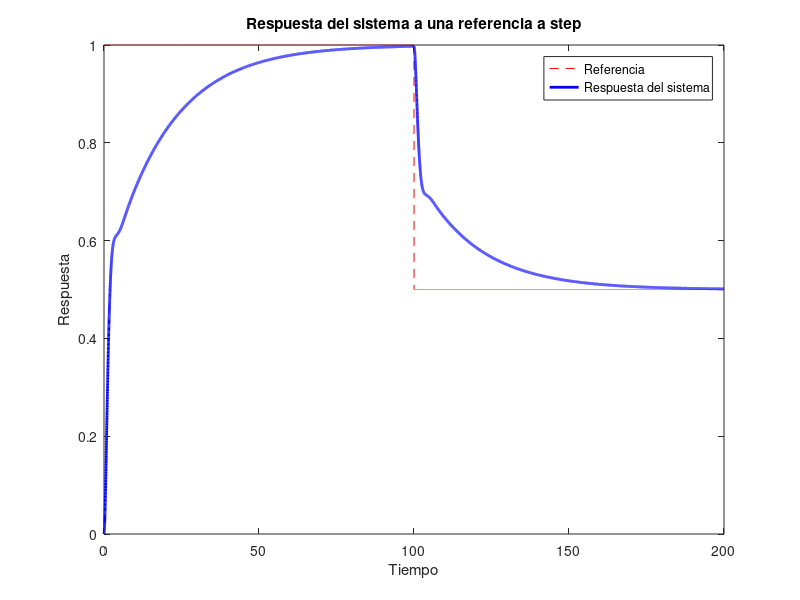

Recreate this plot in MATLAB.
% Definición de las funciones de transferencia del proceso y del controlador P
s = tf('s');  % Variable compleja 's'

% Función de transferencia del proceso (planta)
Gp = 1 / (s^2 + 2*s + 1);

% Función de transferencia del controlador PI
Kp = 1;  % Ganancia proporcional
Ki = 0.1;  % Ganancia integral
Gc = Kp + Ki/s;

% Lazo de control cerrado
Gc_feedback = feedback(Gc*Gp, 1);

% Resto del código...

% Referencia a step
t = 0:0.01:200;  % Vector de tiempo
r = ones(size(t));  % Referencia a step de amplitud 1
r(t > 100) = 0.5;  % Cambiar la referencia a 0.5 a partir del segundo 100

% Simulación del sistema con la referencia a step
[y, t] = lsim(Gc_feedback, r, t);

% Gráfica de la respuesta del sistema
plot(t, r, 'r--', t, y, 'b', 'LineWidth', 2);
xlabel('Tiempo');
ylabel('Respuesta');
title('Respuesta del sistema a una referencia a step');
legend('Referencia', 'Respuesta del sistema');
